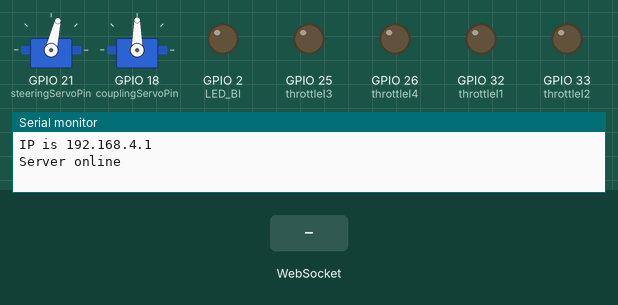
Bench run of a sketch on a simulated ESP32. Shown: 2 × servo, output pins drawn as LEDs (lit = HIGH), the last lines printed to the serial monitor. Inputs (shaded band) come from the test bench.

Above: at 1.2 s.
1.3 s: WebSocket text "steering" received
At 1.7 s:
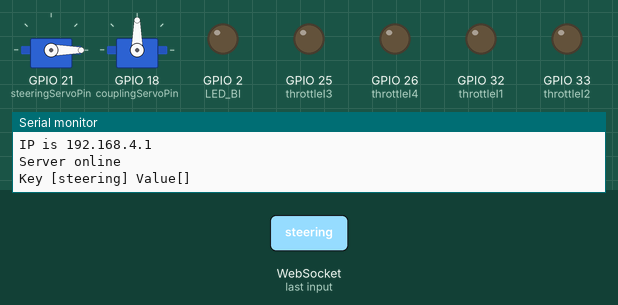
2.8 s: WebSocket text "coupling" received
At 3.6 s:
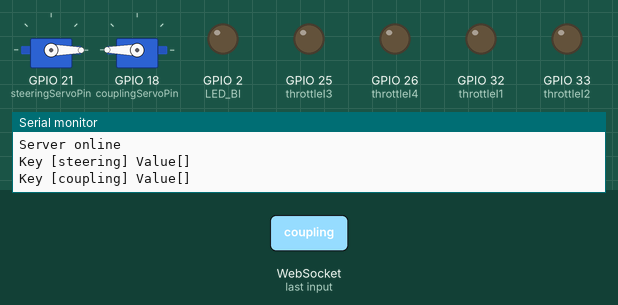
4.3 s: WebSocket text "coupling" received
At 4.7 s:
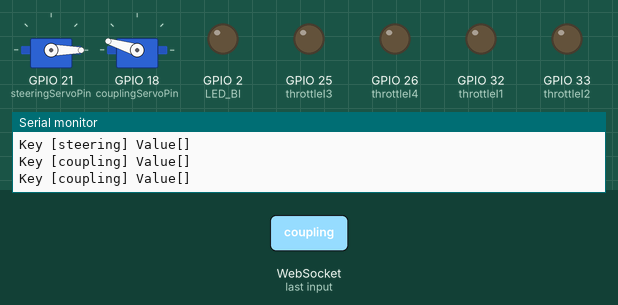
Timing chart, 0 to 7.3 s (numbered marks = the images above; inputs shaded):
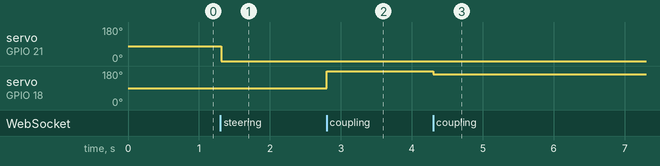

The sketch:

SUB_LanzBulldog_V2.ino
```cpp
// make sure to upload with ESP32 Dev Module selected as the board under tools>Board>ESP32 Arduino

#include <Arduino.h>
#include <ESP32Servo.h> // by Kevin Harrington
#include <ESPAsyncWebSrv.h> // by dvarrel
#include <iostream>
#include <sstream>

#if defined(ESP32)
#include <AsyncTCP.h> // by dvarrel
#include <WiFi.h>
#elif defined(ESP8266)
#include <ESPAsyncTCP.h> // by dvarrel
#endif

// defines

#define steeringServoPin 21
#define couplingServoPin 18
#define throttleI1 32
#define throttleI2 33
#define throttleI3 25
#define throttleI4 26
#define LED_BI 2

// global constants

extern const char* htmlHomePage PROGMEM;
const char* ssid = "Lanz_Bulldog"; //this Value will change the name of you ESP32's network

Servo steeringServo;
Servo couplingServo;

int steeringTrim = 9; //change this value in case your bulldog is not going straight larger number corrects to the right, smaller number to the left
int throttleTrim = 0;
int throttleValue = 0;
int steeringServoValue = 86;
int couplingServoValue = 180;
unsigned long couplingTimer = 0;
bool trailerCoupeled = false;
volatile int targetSteering = 86;
volatile int targetThrottle = 0;

AsyncWebServer server(80);
AsyncWebSocket wsCarInput("/CarInput");

void steeringControl(int steeringValue)
{
  steeringServoValue = steeringValue - steeringTrim;
  steeringServo.write(steeringServoValue);
}

void throttleControl(int SentThrottleValue)
{
  throttleValue = -(SentThrottleValue + throttleTrim);
  if (throttleValue < 0) {  // fwd speeds
    analogWrite(throttleI1, -throttleValue);
    analogWrite(throttleI2, 0);

    analogWrite(throttleI3, -throttleValue);
    analogWrite(throttleI4, 0);
  }
  else if (throttleValue == 0){
    analogWrite(throttleI1, 0);
    analogWrite(throttleI2, 0);

    analogWrite(throttleI3, 0);
    analogWrite(throttleI4, 0);
  }
  else { // stop or rev
    analogWrite(throttleI1, 0);
    analogWrite(throttleI2, throttleValue);

    analogWrite(throttleI3, 0);
    analogWrite(throttleI4, throttleValue);
  }
}

void couplingControl()
{
  if ((millis() - couplingTimer) > 200){
    if (trailerCoupeled == false){
      couplingServo.write(180);
      trailerCoupeled = true;
    }
    else if (trailerCoupeled == true){
      couplingServo.write(163);
      trailerCoupeled = false;
    }
    couplingTimer = millis();
  }
}

void handleRoot(AsyncWebServerRequest *request)
{
  request->send_P(200, "text/html", htmlHomePage);
}

void handleNotFound(AsyncWebServerRequest *request)
{
  request->send(404, "text/plain", "File Not Found");
}

void onCarInputWebSocketEvent(AsyncWebSocket *server,
                              AsyncWebSocketClient *client,
                              AwsEventType type,
                              void *arg,
                              uint8_t *data,
                              size_t len)
{
  switch (type)
  {
    case WS_EVT_CONNECT:
      //Serial.printf("WebSocket client #%u connected from %s\n", client->id(), client->remoteIP().toString().c_str());
      digitalWrite(LED_BI, LOW);
      break;
    case WS_EVT_DISCONNECT:
      //Serial.printf("WebSocket client #%u disconnected\n", client->id());
      throttleControl(0);
      digitalWrite(LED_BI, HIGH);
      break;
    case WS_EVT_DATA:
      AwsFrameInfo *info;
      info = (AwsFrameInfo*)arg;
      if (info->final && info->index == 0 && info->len == len && info->opcode == WS_TEXT)
      {
        std::string myData = "";
        myData.assign((char *)data, len);
        std::istringstream ss(myData);
        std::string key, value;
        std::getline(ss, key, ',');
        std::getline(ss, value, ',');
        Serial.printf("Key [%s] Value[%s]\n", key.c_str(), value.c_str());
        int valueInt = atoi(value.c_str());
        if (key == "steering")
        {
          targetSteering = valueInt;

        }
        else if (key == "throttle")
        {
          targetThrottle = valueInt;

        }
        else if (key == "coupling")
        {
          couplingControl();
        }
      }
      break;
    case WS_EVT_PONG:
    case WS_EVT_ERROR:
      break;
    default:
      break;
  }
}

void setUpPinModes()
{
  steeringServo.attach(steeringServoPin);
  couplingServo.attach(couplingServoPin);
  steeringControl(steeringServoValue);
  pinMode(throttleI1, OUTPUT);
  pinMode(throttleI2, OUTPUT);
  pinMode(throttleI3, OUTPUT);
  pinMode(throttleI4, OUTPUT);
  pinMode(LED_BI, OUTPUT);
}

void setup(void)
{
  setUpPinModes();
  Serial.begin(115200);

  WiFi.softAP(ssid );
  IPAddress IP = WiFi.softAPIP();
  Serial.print("IP is ");
  Serial.println(IP);

  server.on("/", HTTP_GET, handleRoot);
  server.onNotFound(handleNotFound);

  wsCarInput.onEvent(onCarInputWebSocketEvent);
  server.addHandler(&wsCarInput);

  server.begin();
  Serial.println("Server online");
  //Serial.end();
}

unsigned long lastControlUpdate = 0;
void loop()
{
  wsCarInput.cleanupClients();

  if (millis() - lastControlUpdate >= 20) { // 50 Hz
    steeringControl(targetSteering);
    throttleControl(targetThrottle);
    lastControlUpdate = millis();
  }
}
```

HTML.ino
```cpp
// This file contains the HTML data for the ESP32.

const char* htmlHomePage PROGMEM = R"HTMLHOMEPAGE(
<!DOCTYPE html>
<html>
  <head>
  <meta name="viewport" content="width=device-width, initial-scale=.8, maximum-scale=1, user-scalable=no">
  <style>
body {
  margin: 0;
  padding: 0;
  background-color: black;
  overflow: hidden;
  font-family: sans-serif;
}

h1 {
  margin: 10px 0 0 0;
  font-size: 1.8em;
  text-align: center;
  color: white;
}

input[type=range] {
  touch-action: none;
}

.noselect {
  -webkit-touch-callout: none;
  -webkit-user-select: none;
  user-select: none;
}

/*Throttle slider @ top center*/
.top-center {
  display: flex;
  justify-content: center;
  padding: 10px 10px 30px 10px;
}

.slidecontainer {
  width: 90%;
}

.slider {
  -webkit-appearance: none;
  appearance: none;
  width: 100%;
  height: 20px;
  border-radius: 5px;
  background: #d2d2d2;
  outline: none;
  opacity: 0.7;
  transition: opacity 0.2s;
}

.slider:hover {
  opacity: 1;
}

.slider::-webkit-slider-thumb {
  -webkit-appearance: none;
  appearance: none;
  width: 85px;
  height: 85px;
  border-radius: 50%;
  background: brown;
  border: none;
  cursor: pointer;
}

.slider::-moz-range-thumb {
  width: 60px;
  height: 40px;
  border-radius: 50%;
  background: white;
  cursor: pointer;
}

.bottom-controls {
  position: fixed;
  bottom: 120px;
  left: 60px;
}
.top-controls {
  position: fixed;
  bottom: 120px;
  right: -90px;
}

.aux-steering-group {
  display: flex;
  flex-direction: row;
  align-items: center;
  gap: 0px; /* Gap between steering buttons and slider*/
}

.aux-buttons {
  display: flex;
  flex-direction: column;
  gap: 85px; /* Gap between adjacent buttons*/
  align-items: flex-start;
}

.auxButton {
  background-color: white;
  box-shadow: 5px 5px #888888;
  color: grey;
  padding: 30px 35px;
  border: none;
  border-radius: 20%;
  font-size: 24px;
  cursor: pointer;
  transform: rotate(90deg);
  transform-origin: left center;
  width: 150px;
}

.auxButton:active {
  transform: translate(-5px, 5px) rotate(90deg);
  transform-origin: left center;
  box-shadow: none;
}


.vertical-slider-container {
  height: 7vh;
  display: none;
  align-items: center;
  justify-content: center;
  transform:  translateX(-100px) translateY(-7vh);
  width: 80%;
}

.vertical-slider {
  writing-mode: bt-lr;
  width: 36vh;
  height: 20px;
  -webkit-appearance: none;
  appearance: none;
  background: #d2d2d2;
  outline: none;
  opacity: 0.7;
  transition: opacity 0.2s;
  transform: rotate(270deg);
}

.vertical-slider:hover {
  opacity: 1;
}

.vertical-slider::-webkit-slider-thumb {
  -webkit-appearance: none;
  appearance: none;
  border-radius: 25%;
  width: 65px;
  height: 65px;
  background-color: brown;
  border: none;
  cursor: pointer;
}

.vertical-slider::-moz-range-thumb {
  width: 60px;
  height: 40px;
  border-radius: 50%;
  background: white;
  cursor: pointer;
}


    </style>

  </head>
<body class="noselect">
  <h1>Lanz Bulldog</h1> <!-- customize Name here too -->
	<br/>
	<br/>
  <div class="top-center">
    <div class="slidecontainer">
      <input type="range" min="-255" max="255" value="0" class="slider" id="throttle"
         ontouchend='resetThrottleSlider()'>
    </div>
  </div>

  <div class="bottom-controls">
    <div class="aux-steering-group">
      <div class="aux-buttons">
        <button class="auxButton"
          ontouchstart='sendButtonInput("steering", "105")'
          onmousedown='sendButtonInput("steering", "105")'
          ontouchend='sendButtonInput("steering", "86")'
          onmouseup='sendButtonInput("steering", "86")'>&#8678;LEFT</button>

        <button class="auxButton"
          ontouchstart='sendButtonInput("steering", "67")'
          onmousedown='sendButtonInput("steering", "67")'
          ontouchend='sendButtonInput("steering", "86")'
          onmouseup='sendButtonInput("steering", "86")'>RIGHT&#8680;</button>
      </div>

      <div class="vertical-slider-container">
        <input type="range" min="67" max="105" value="86" class="vertical-slider" id="steering"
           ontouchend='resetSteeringSlider()' >
      </div>
    </div>
  </div>
  <div class="top-controls">
	<div class="aux-buttons">
		<button class="auxButton" id="toggleControlMode" onclick="toggleControlMode()">Toggle UI</button>
		<button class="auxButton"
          ontouchstart='sendButtonInput("coupling", "")'
          onmousedown='sendButtonInput("coupling", "")'>COUPLE</button>
	</div>
  </div>
</body>

<script>
  // ======================================================================================================
  // Select wheter you want the Slider or Buttons as default steering controls (true=Slider, false=Buttons)
  var useSlider = true;
  // ======================================================================================================
  var steeringValue = 86;
  var throttleValue = 0;

  var webSocketCarInputUrl = "ws://" + window.location.hostname + "/CarInput";
  var websocketCarInput;

  var toggleControlMode = function() {
    useSlider = !useSlider;

    var slider = document.querySelector('.vertical-slider-container');
    var buttons = document.querySelector('.aux-buttons');
    var allButtons = buttons.querySelectorAll('button');
    var steeringSlider = document.getElementById('steering');

    if (useSlider) {
      slider.style.display = 'flex';
      buttons.style.display = 'none';
      for (var i = 0; i < allButtons.length; i++) {
        allButtons[i].disabled = true;
      }
      steeringSlider.disabled = false;
      document.getElementById('toggleControlMode').innerText = 'Buttons';
    } else {
      slider.style.display = 'none';
      buttons.style.display = 'flex';
      for (var i = 0; i < allButtons.length; i++) {
        allButtons[i].disabled = false;
      }
      steeringSlider.disabled = true;
      document.getElementById('toggleControlMode').innerText = 'Slider';
    }
  };

  var initCarInputWebSocket = function() {
    websocketCarInput = new WebSocket(webSocketCarInputUrl);
    websocketCarInput.onclose = function() {
      setTimeout(initCarInputWebSocket, 2000);
    };
  };

  var sendButtonInput = function(key, value) {
    if (websocketCarInput && websocketCarInput.readyState === 1) {
      websocketCarInput.send(key + "," + value);
    }
  };

  document.getElementById('throttle').oninput = function(e) {
    throttleValue = e.target.value;
  };

  document.getElementById('steering').oninput = function(e) {
    steeringValue = e.target.value;
  };

  var resetThrottleSlider = function() {
    throttleValue = 0;
    document.getElementById('throttle').value = 0;
  };

  var resetSteeringSlider = function() {
    steeringValue = 86;
    document.getElementById('steering').value = 86;
  };

  setInterval(function() {
    if (websocketCarInput && websocketCarInput.readyState === 1) {
      websocketCarInput.send("throttle," + throttleValue);
      if (useSlider) {
        websocketCarInput.send("steering," + steeringValue);
      }
    }
  }, 20); // 50 Hz

  window.onload = function() {
      // start WebSocket
      initCarInputWebSocket();

      // initily show controlls
      if (useSlider) {
          document.querySelector('.vertical-slider-container').style.display = 'flex';
          document.querySelector('.aux-buttons').style.display = 'none';
          document.getElementById('steering').disabled = false;
          document.getElementById('toggleControlMode').innerText = 'Buttons';
      } else {
          document.querySelector('.vertical-slider-container').style.display = 'none';
          document.querySelector('.aux-buttons').style.display = 'flex';
          document.getElementById('steering').disabled = true;
          document.getElementById('toggleControlMode').innerText = 'Slider';
      }
  };

</script>

  </body>
</html>
)HTMLHOMEPAGE";
```

Measured:
- after the input at 1.3 s, servo on GPIO 21 (steeringServoPin): 77° → 0° at once
- after the input at 2.8 s, servo on GPIO 18 (couplingServoPin): 90° → 180° at once
- after the input at 4.3 s, servo on GPIO 18 (couplingServoPin): 180° → 163° at once
